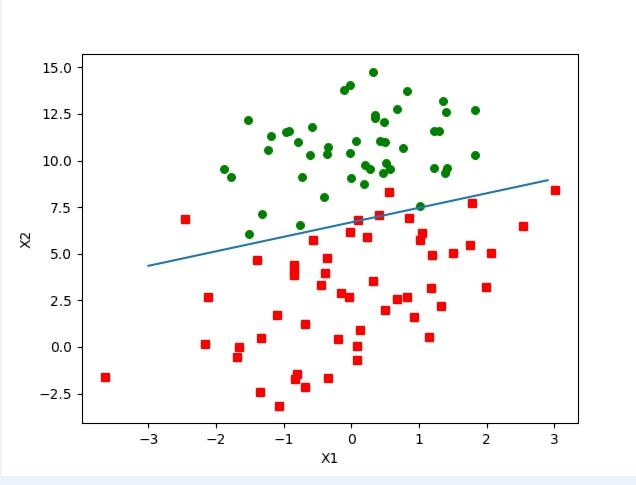

The Python source for this figure:
# Logistic回归
from math import exp
from numpy import *

# 梯度上升优化算法
def loadDataSet():
    dataMat = []
    labelMat = []
    fr = open('testSet.txt')
    for line in fr.readlines():
        lineArr = line.strip().split()
        dataMat.append([1.0, float(lineArr[0]), float(lineArr[1])])
        labelMat.append(int(lineArr[2]))
    return dataMat, labelMat

def sigmoid(inX):
    return 1.0 / (1 + exp(-inX))

def gradAscent(dataMatIn, classLabels):
    dataMatrix = mat(dataMatIn)
    labelMat = mat(classLabels).transpose()
    m, n = shape(dataMatrix)
    alpha = 0.001
    maxCycles = 500
    weights = ones((n, 1))
    for k in range(maxCycles):
        h = sigmoid(dataMatrix * weights)
        error = (labelMat - h)
        weights = weights + alpha * dataMatrix.transpose() * error
    return weights

# 画出数据集和Logistic回归最佳拟合直线的函数
def plotBestFit(weights):
    import matplotlib.pyplot as plt
    dataMat, labelMat = loadDataSet()
    dataArr = array(dataMat)
    n = shape(dataArr)[0]
    xcord1 = []
    ycord1 = []
    xcord2 = []
    ycord2 = []
    for i in range(n):
        if int(labelMat[i]) == 1:
            xcord1.append(dataArr[i, 1])
            ycord1.append(dataArr[i, 2])
        else:
            xcord2.append(dataArr[i, 1])
            ycord2.append(dataArr[i, 2])
    fig = plt.figure()
    ax = fig.add_subplot(111)
    ax.scatter(xcord1, ycord1, s=30, c='red', marker='s')
    ax.scatter(xcord2, ycord2, s=30, c='green')
    x = arange(-3.0, 3.0, 0.1)
    y = (-weights[0] - weights[1] * x) / weights[2]
    ax.plot(x, y)
    plt.xlabel('X1')
    plt.ylabel('X2')
    plt.show()

# 随机梯度上升算法
def stocGradAscent0(dataMatrix, classLabels):
    m, n = shape(dataMatrix)
    alpha = 0.01
    weights = ones(n)
    for i in range(m):
        h = sigmoid(sum(dataMatrix[i] * weights))
        error = classLabels[i] - h
        weights = weights + alpha * error * dataMatrix[i]
    return weights

# 改进的随机梯度上升算法
def stocGradAscent1(dataMatrix, classLabels, numIter=150):
    m, n = shape(dataMatrix)
    weights = ones(n)
    for j in range(numIter):
        dataIndex = range(m)
        for i in range(m):
            alpha = 4 / (1.0 + j + i) + 0.01
            randIndex = int(random.uniform(0, len(dataIndex)))
            h = sigmoid(sum(dataMatrix[randIndex] * weights))
            error = classLabels[randIndex] - h
            weights = weights + alpha * error * dataMatrix[randIndex]
            del(list(dataIndex)[randIndex])
    return weights

# Logistics回归分类函数
def classifyVector(inX, weights):
    prob = sigmoid(sum(inX * weights))
    if prob > 0.5 :
        return 1.0
    else:
        return 0.0

def colicTest():
    frTrain = open('horseColicTraining.txt')
    frTest = open('horseColicTest.txt')
    trainingSet = []
    trainingLabels = []
    for line in frTrain.readlines():
        currLine = line.strip().split('\t')
        lineArr = []
        for i in range(21):
            lineArr.append(float(currLine[i]))
        trainingSet.append(lineArr)
        trainingLabels.append(float(currLine[21]))
    trainWeights = stocGradAscent1(array(trainingSet), trainingLabels, 500)
    errorCount = 0
    numTestVec = 0.0
    for line in frTest.readlines():
        numTestVec += 1.0
        currLine = line.strip().split('\t')
        lineArr = []
        for i in range(21):
            lineArr.append(float(currLine[i]))
        if int(classifyVector(array(lineArr), trainWeights)) != int(currLine[21]):
            errorCount += 1
    errorRate = (float(errorCount) / numTestVec)
    print('the error rate of this test is :', errorRate)
    return errorRate

def multiTest():
    numTests = 10
    errorSum = 0.0
    for k in range(numTests):
        errorSum += colicTest()
    print('after %d iterations the average error rate is : %f' % (numTests, errorSum / float(numTests)))
